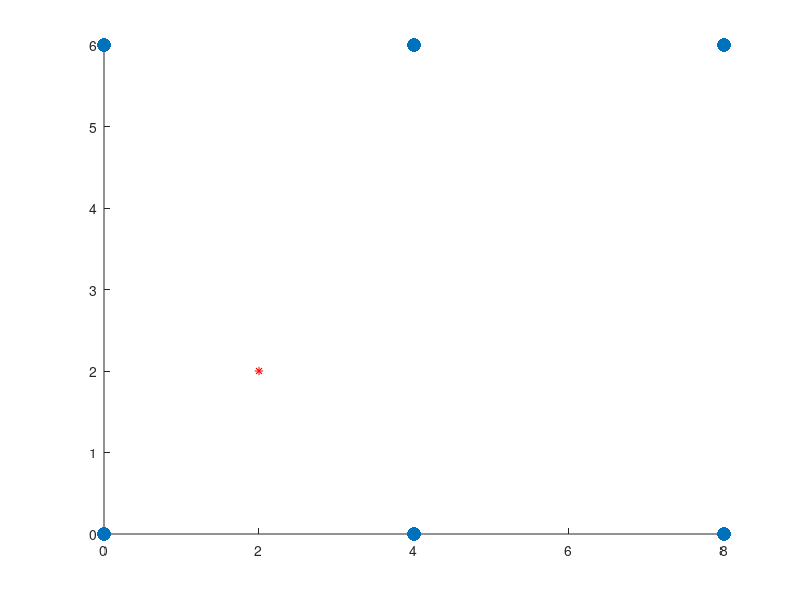

Recreate this plot in MATLAB. (Note: this script raises an error after producing the figure.)
%{
Eric Miller
Edm54
EECS 499
Project 1
Particle Filter
%}

%% initialize parameters
alpha = [.0001, .0001, .01,.0001, .0001,.0001];
map = [[0,0]; [4, 0]; [8,0]; [8,6]; [4,6];[0,6]];
u = [[1,0]; [1,0]; [1,0]; [pi/2, pi/2]; [pi/2, pi/2]; [1,0]; [1,0]; [1,0]];
z = [[2.276, 5.249, 2]; [4.321, 5.834, 3]; [3.418, 5.87, 3]; [3.774, 5.91, 4]; [2.631, 5.14, 5]; [4.77, 5.791, 6];[3.828, 5.74, 6]; [3.153, 5.739, 6]]
sigma_r = .1
sigma_phi = .09
variance_r = sigma_r^2
variance_phi = sigma_phi^2
big_q = eye(2) .* [variance_r ;variance_phi]
state_0 = [2, 2, 0];

%% Plot landmarks and noiseless trajectory
x0 = [2, 2, 0];
x = [x0];
state = x0;
t = 1;

figure
hold on
plot(state(1), state(2), 'r*');
% Plot Landmarks
scatter(map(:,1), map(:,2), 100, 'filled', 'k')

for i = 1:8
    [x1, y1, theta_1] = find_x_prime(state, u(i, :), t);
    state = [x1, y1, theta_1];
    x = [x ;state];
end
% Plot Noiseless trajectory
scatter(x(:,1), x(:,2), 'filled', 'k')

%% Particle Filter Algorithm
num_particles = 10000 
sample_set = []
weight_set = []

% Create original samples
low_ind = 1
x_set = x

% Initialize particle set
resampled_set = []
for i = 1:num_particles
    resampled_set = [resampled_set; x_set(1,:)];
end

w_mat1 = []
s_mat1 = []
s_mat2 = {}
m_first = []
m_second = []
figure
hold on
% tiledlayout(2,4)

for state_index = low_ind:8
    sample_set = []
    weight_set = []
    landmark_xy = z(state_index,1:2);
    landmark_id = z(state_index, 3);
    action = u(state_index,:);
    for i = 1:num_particles
        % Sample from motion model with orignal state as each resampled  particle
        [x1,y1,theta1] = sample_motion_model_velocity(action, resampled_set(i ,:), t, alpha);
        sample = [x1,y1,theta1]; 
        weight = landmark_detection_model(landmark_xy, sample, map(landmark_id,:), variance_r, variance_phi);
        
        sample_set = [sample_set ;sample weight];
        weight_set = [weight_set ;weight];
    end
    w_mat1 = [w_mat1 ;weight_set'];
    %%
    weight_sum = sum(weight_set);
    m_first = [ m_first mean(weight_set)];
    probability_set = weight_set/weight_sum;
    resampled_set = [];
    
    % Resample using weights
    for i = 1:num_particles
        resampled_sample =  sample_set(find(rand<cumsum(probability_set),1,'first'), :);
        resampled_set = [resampled_set;resampled_sample];
    end
    m_second = [m_second mean(resampled_set(:, 4))];
    
    scatter(sample_set(:, 1), sample_set(:, 2), 1.5, 'r', 'filled')
    scatter(resampled_set(:, 1), resampled_set(:, 2), 15, 'b', 'filled' )    
    
    % For creating the tiled plot
%     nexttile
%     hold on
%     scatter(sample_set(:, 1), sample_set(:, 2),  5, 'r', 'filled')
%     scatter(resampled_set(:, 1), resampled_set(:, 2), 5, 'b', 'filled' )    
    xlabel('X')
    ylabel('Y')
%     title(['Action: ',num2str(state_index)])
%     plot(x(state_index+1,1), x(state_index+1,2), '*m')
    grid minor
end  

%% Plot the fractions
figure
hold on
bar(m_second./m_first)
title('Ratio of Average Weight After Resampling to Average Weight Before Resampling')
xlabel('Action')
ylabel('Ratio')
grid minor
text(1:length(m_second./m_first),m_second./m_first,num2str((m_second./m_first)'),'vert','bottom','horiz','center'); 
box off
title('Particle Filter Results')
xlabel('X'), 
ylabel('Y')
% legend('Perfect Execution', 'Before Landmark', 'After Landmark')

%% Functions
function [true_range, true_bearing] = get_true_range_bearing(m, state)
   landmark_y = m(2);
   landmark_x = m(1);
   
   robot_x = state(1);
   robot_y  = state(2);
   robot_theta = state(3);
   
   true_range = sqrt((landmark_x - robot_x)^2 + (landmark_y - robot_y)^2);
   true_bearing = atan2(landmark_y - robot_y, landmark_x - robot_x) - robot_theta;
   
   if true_bearing<0
       true_bearing = 2 * pi + true_bearing;
   end
end

function [x_prime, y_prime, theta_prime] = find_x_prime(state, u, t)
    %% Function that calculates the expected x' of a robot after u
    % u is expected to be a vecotr, [v_ti, w_ti]
    % state is [x_0, y_0, theta_0]
    v = u(1);
    w = u(2);
    
    x_0 = state(1);
    y_0 = state(2);
    theta_0 = state(3);
    
    arc_length = v * t;
    
    if w ~= 0
        angle = w * t;
        radius = v/w;

        % Notes say 
        x_c = x_0 - radius * sin(theta_0);
        y_c = y_0 + radius * cos(theta_0);

        x_prime = x_c + radius * sin(theta_0 + w * t);
        y_prime = y_c - radius * cos(theta_0 + w * t);

        theta_prime = w * t + theta_0;
    else
        x_prime = x_0 + arc_length * cos(theta_0);
        y_prime = y_0 + arc_length * sin(theta_0);
        theta_prime = theta_0;
    end
   
end

function [x_prime, y_prime, theta_prime] = sample_motion_model_velocity(u, state, t, alpha)
    v = u(1) ;
    w = u(2);
    
    x_0 = state(1);
    y_0 = state(2);
    theta_0 = state(3);
    
    v_hat = v + sample_from_normal(alpha(1) * v^2 + alpha(2) * w^2);
    w_hat = w + sample_from_normal(alpha(3) * v^2 + alpha(4) * w^2);
    if w_hat ~= 0
        r = v_hat/w_hat;

        d_theta = w_hat * t;

        gamma = sample_from_normal(alpha(5) * v^2 + alpha(6)* w^2);

        x_prime = x_0 - r*sin(theta_0) + r * sin(theta_0 + d_theta);
        y_prime = y_0 + r*cos(theta_0) - r * cos(theta_0 + d_theta);
        theta_prime = theta_0 + d_theta + gamma * t;
    else
        x_prime = x_0 + v_hat * t * cos(theta_0);
        y_prime = y_0 + v_hat * t * sin(theta_0);
        theta_prime = theta_0;
    end
    
end

function [sample] = sample_from_normal(variance)
       all_rand = (2 * variance) .* rand(12, 1) - variance ;
       sample = sum(all_rand)/2;
end

function prob = prob_normal_distribution(value, variance)
    
    prob = (1/sqrt(2 * pi * variance)) * exp(-.5 * value^2 / variance);

end

function [prob] = landmark_detection_model(z, state, m, variance_r, variance_phi)
   % measured range
   measured_range = z(1);
   
   % bearing
   measured_bearing = z(2);
        
   robot_x = state(1);
   robot_y = state(2);
   robot_theta = state(3);
   
   landmark_x = m(1);
   landmark_y = m(2);
   
   true_range = sqrt((landmark_x - robot_x)^2 + (landmark_y - robot_y)^2);
   true_bearing = atan2(landmark_y - robot_y, landmark_x - robot_x) - robot_theta;
%    if true_bearing <0
%        true_bearing = 2*pi + true_bearing ;
%    end
    
   range_err =  measured_range - true_range;

   prob_range = prob_normal_distribution(range_err, variance_r);
   prob_bearing = prob_normal_distribution(measured_bearing - true_bearing, variance_phi);
   prob_bearing2 = prob_normal_distribution(measured_bearing - (true_bearing + 2*pi), variance_phi);
   
   p_max = max(prob_bearing, prob_bearing2);       
       
   prob = prob_range * p_max;
        
end

function delta_r = true_range_delta(z, state, m)

   measured_range = z(1);
   
   robot_x = state(1);
   robot_y = state(2);
   
   landmark_x = m(1);
   landmark_y = m(2);
   tr = sqrt((landmark_x - robot_x)^2 + (landmark_y - robot_y)^2);
    
   delta_r = abs(tr - measured_range);
   
end

  
function delta_b = true_bearing_delta(z, state, m)

   measured_bearing = z(2);
   
   robot_x = state(1);
   robot_y = state(2);
   robot_theta = state(3);
    
   landmark_x = m(1);
   landmark_y = m(2);
   
   true_bearing = atan2(landmark_y - robot_y, landmark_x - robot_x)   - robot_theta;
   if true_bearing <0
       true_bearing = 2*pi + true_bearing ;
   end

    
   delta_b = abs(true_bearing - measured_bearing);
   
end
